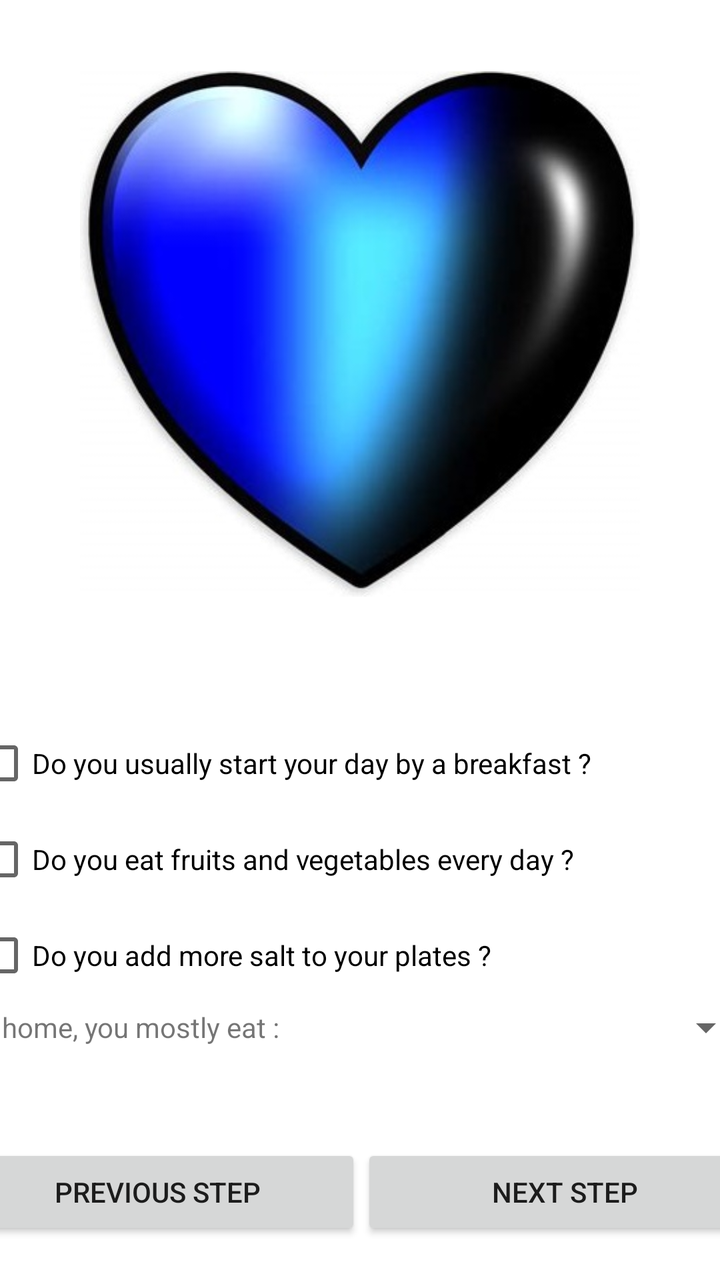
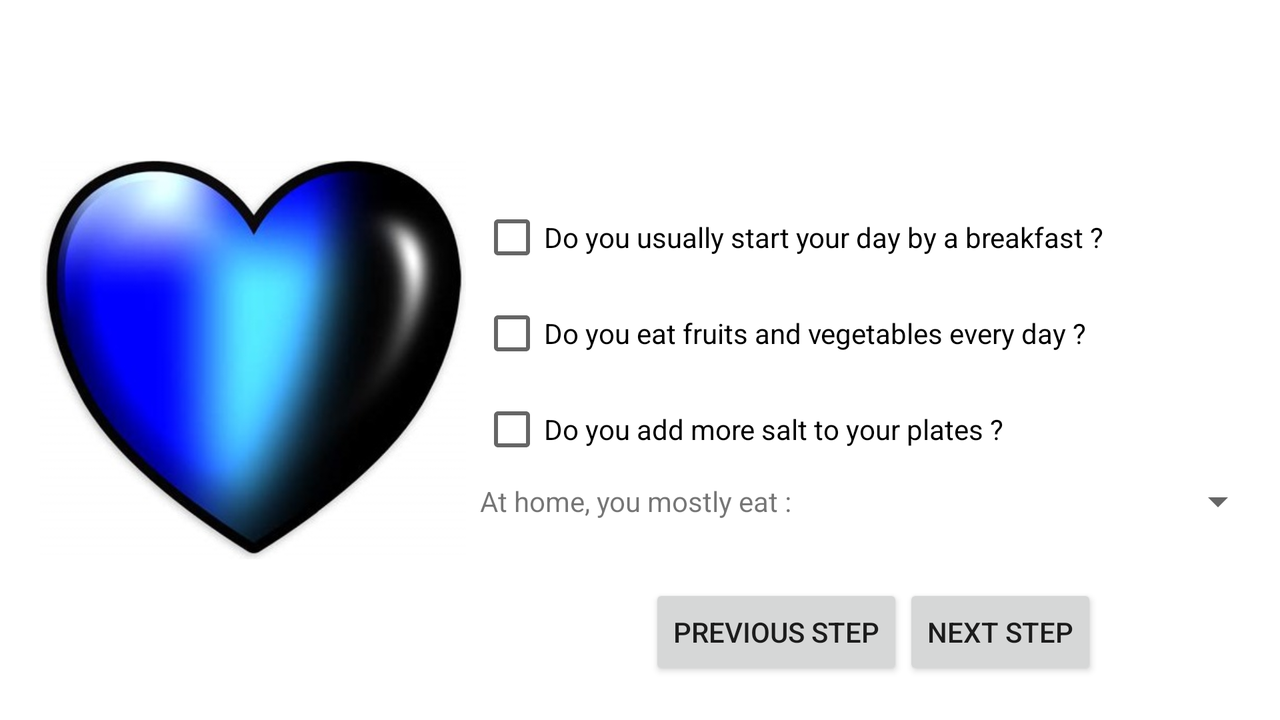

Compare how this app lays out the same screen by default and in its alternative resource folder. The renders come first, then the two layout files and the values they reference.
<!-- AndroidManifest.xml: application theme Theme.AppCoeur -->
<!-- res/layout/activity_mon_alimentation.xml -->
<?xml version="1.0" encoding="utf-8"?>
<androidx.constraintlayout.widget.ConstraintLayout
    xmlns:android="http://schemas.android.com/apk/res/android"
    xmlns:app="http://schemas.android.com/apk/res-auto"
    xmlns:tools="http://schemas.android.com/tools"
    android:layout_width="match_parent"
    android:layout_height="match_parent">
    tools:context=".MonAlimentation">

    <ImageView
        android:id="@+id/imageView9"
        android:layout_width="280dp"
        android:layout_height="294dp"
        android:layout_marginTop="20dp"
        android:contentDescription="@string/logo"
        app:layout_constraintEnd_toEndOf="parent"
        app:layout_constraintStart_toStartOf="parent"
        app:layout_constraintTop_toTopOf="parent"
        app:srcCompat="@drawable/coeur" />

    <TableLayout
        android:id="@+id/tableLayout2"
        android:layout_width="393dp"
        android:layout_height="171dp"
        android:layout_weight="1"
        app:layout_constraintBottom_toTopOf="@+id/linearLayout4"
        app:layout_constraintEnd_toEndOf="parent"
        app:layout_constraintStart_toStartOf="parent"
        app:layout_constraintTop_toBottomOf="@+id/imageView9">

        <TableRow
            android:layout_width="match_parent"
            android:layout_height="87dp">

            <CheckBox
                android:id="@+id/checkBox"
                android:layout_width="wrap_content"
                android:layout_height="wrap_content"
                android:layout_weight="1"
                android:text="@string/breakfast" />

        </TableRow>

        <TableRow
            android:layout_width="match_parent"
            android:layout_height="wrap_content">

            <CheckBox
                android:id="@+id/checkBox2"
                android:layout_width="wrap_content"
                android:layout_height="wrap_content"
                android:text="@string/do_you_eat_fruits_and_vegetables_every_day" />

        </TableRow>

        <TableRow
            android:layout_width="match_parent"
            android:layout_height="wrap_content">

            <CheckBox
                android:id="@+id/checkBox3"
                android:layout_width="wrap_content"
                android:layout_height="wrap_content"
                android:text="@string/do_you_add_more_salt_to_your_plates" />

        </TableRow>

        <TableRow
            android:layout_width="match_parent"
            android:layout_height="wrap_content"
            android:gravity="center">

            <TextView
                android:id="@+id/textView8"
                android:layout_width="wrap_content"
                android:layout_height="wrap_content"
                android:layout_weight="1"
                android:text="@string/at_home_you_mostly_eat" />

            <Spinner
                android:id="@+id/spinner3"
                android:layout_width="76dp"
                android:layout_height="wrap_content"
                android:layout_weight="1"
                android:entries="@array/eat_custom" />

        </TableRow>

    </TableLayout>

    <LinearLayout
        android:id="@+id/linearLayout4"
        android:layout_width="407dp"
        android:layout_height="0dp"
        android:layout_marginBottom="20dp"
        android:orientation="horizontal"
        app:layout_constraintBottom_toBottomOf="parent"
        app:layout_constraintEnd_toEndOf="parent"
        app:layout_constraintStart_toStartOf="parent">

        <Button
            android:id="@+id/button2"
            android:layout_width="match_parent"
            android:layout_height="wrap_content"
            android:layout_weight="1"
            android:onClick="go_back"
            android:text="@string/previous_step" />

        <Button
            android:id="@+id/button3"
            android:layout_width="match_parent"
            android:layout_height="wrap_content"
            android:layout_weight="1"
            android:onClick="go_next"
            android:text="@string/next_step" />
    </LinearLayout>
</androidx.constraintlayout.widget.ConstraintLayout>
<!-- resources referenced by this layout -->
<resources>
  <string-array name="eat_custom">
          <item>Prepared meal</item>
          <item>Cooked meal</item>
          <item>Canned food</item>
      </string-array>
  <!-- drawable coeur: png bitmap (drawable, 190246 bytes) -->
  <string name="at_home_you_mostly_eat">At home, you mostly eat :</string>
  <string name="breakfast">Do you usually start your day by a breakfast ?</string>
  <string name="do_you_add_more_salt_to_your_plates">Do you add more salt to your plates ?</string>
  <string name="do_you_eat_fruits_and_vegetables_every_day">Do you eat fruits and vegetables every day ?</string>
  <string name="logo">logo</string>
  <string name="next_step">Next Step</string>
  <string name="previous_step">Previous Step</string>
  <style name="Theme.AppCoeur" parent="Theme.MaterialComponents.DayNight.DarkActionBar">
          
          <item name="colorPrimary">@color/purple_500</item>
          <item name="colorPrimaryVariant">@color/purple_700</item>
          <item name="colorOnPrimary">@color/white</item>
          
          <item name="colorSecondary">@color/teal_200</item>
          <item name="colorSecondaryVariant">@color/teal_700</item>
          <item name="colorOnSecondary">@color/black</item>
          
          <item name="android:statusBarColor" tools:targetApi="l">?attr/colorPrimaryVariant</item>
          
      </style>
</resources>
<!-- res/layout-land/activity_mon_alimentation.xml (the author's variant of the layout above) -->
<!-- drawn on the phone turned sideways -->
<?xml version="1.0" encoding="utf-8"?>
<androidx.constraintlayout.widget.ConstraintLayout
    xmlns:android="http://schemas.android.com/apk/res/android"
    xmlns:app="http://schemas.android.com/apk/res-auto"
    xmlns:tools="http://schemas.android.com/tools"
    android:layout_width="match_parent"
    android:layout_height="match_parent">
    tools:context=".MonAlimentation">

    <ImageView
        android:id="@+id/imageView10"
        android:layout_width="213dp"
        android:layout_height="0dp"
        android:layout_marginStart="20dp"
        android:layout_weight="1"
        android:contentDescription="@string/description"
        app:layout_constraintBottom_toBottomOf="parent"
        app:layout_constraintStart_toStartOf="parent"
        app:layout_constraintTop_toTopOf="parent"
        app:srcCompat="@drawable/coeur" />

    <TableLayout
        android:id="@+id/tableLayout2"
        android:layout_width="393dp"
        android:layout_height="171dp"
        android:layout_weight="1"
        app:layout_constraintBottom_toBottomOf="parent"
        app:layout_constraintEnd_toEndOf="parent"
        app:layout_constraintStart_toEndOf="@+id/imageView10"
        app:layout_constraintTop_toTopOf="parent">

        <TableRow
            android:layout_width="match_parent"
            android:layout_height="87dp">

            <CheckBox
                android:id="@+id/checkBox"
                android:layout_width="wrap_content"
                android:layout_height="wrap_content"
                android:layout_weight="1"
                android:text="@string/breakfast" />

        </TableRow>

        <TableRow
            android:layout_width="match_parent"
            android:layout_height="wrap_content">

            <CheckBox
                android:id="@+id/checkBox2"
                android:layout_width="wrap_content"
                android:layout_height="wrap_content"
                android:text="@string/do_you_eat_fruits_and_vegetables_every_day" />

        </TableRow>

        <TableRow
            android:layout_width="match_parent"
            android:layout_height="wrap_content">

            <CheckBox
                android:id="@+id/checkBox3"
                android:layout_width="wrap_content"
                android:layout_height="wrap_content"
                android:text="@string/do_you_add_more_salt_to_your_plates" />

        </TableRow>

        <TableRow
            android:layout_width="match_parent"
            android:layout_height="wrap_content"
            android:gravity="center">

            <TextView
                android:id="@+id/textView8"
                android:layout_width="wrap_content"
                android:layout_height="wrap_content"
                android:layout_weight="1"
                android:text="@string/at_home_you_mostly_eat" />

            <Spinner
                android:id="@+id/spinner3"
                android:layout_width="76dp"
                android:layout_height="wrap_content"
                android:layout_weight="1" />

        </TableRow>

    </TableLayout>

    <LinearLayout
        android:id="@+id/linearLayout3"
        android:layout_width="wrap_content"
        android:layout_height="wrap_content"
        android:layout_marginBottom="20dp"
        android:gravity="bottom"
        android:orientation="horizontal"
        app:layout_constraintBottom_toBottomOf="parent"
        app:layout_constraintEnd_toEndOf="parent"
        app:layout_constraintStart_toEndOf="@+id/imageView10">

        <Button
            android:id="@+id/button2"
            android:layout_width="match_parent"
            android:layout_height="wrap_content"
            android:layout_weight="1"
            android:onClick="go_back"
            android:text="@string/previous_step" />

        <Button
            android:id="@+id/button3"
            android:layout_width="match_parent"
            android:layout_height="wrap_content"
            android:layout_weight="1"
            android:onClick="go_next"
            android:text="@string/next_step" />
    </LinearLayout>
</androidx.constraintlayout.widget.ConstraintLayout>
<!-- resources referenced by the variant -->
<!-- as the phone turned sideways resolves them -->
<resources>
  <!-- drawable coeur: png bitmap (drawable, 190246 bytes) -->
  <string name="at_home_you_mostly_eat">At home, you mostly eat :</string>
  <string name="breakfast">Do you usually start your day by a breakfast ?</string>
  <string name="description">description</string>
  <string name="do_you_add_more_salt_to_your_plates">Do you add more salt to your plates ?</string>
  <string name="do_you_eat_fruits_and_vegetables_every_day">Do you eat fruits and vegetables every day ?</string>
  <string name="next_step">Next Step</string>
  <string name="previous_step">Previous Step</string>
  <style name="Theme.AppCoeur" parent="Theme.MaterialComponents.DayNight.DarkActionBar">
          
          <item name="colorPrimary">@color/purple_500</item>
          <item name="colorPrimaryVariant">@color/purple_700</item>
          <item name="colorOnPrimary">@color/white</item>
          
          <item name="colorSecondary">@color/teal_200</item>
          <item name="colorSecondaryVariant">@color/teal_700</item>
          <item name="colorOnSecondary">@color/black</item>
          
          <item name="android:statusBarColor" tools:targetApi="l">?attr/colorPrimaryVariant</item>
          
      </style>
</resources>
